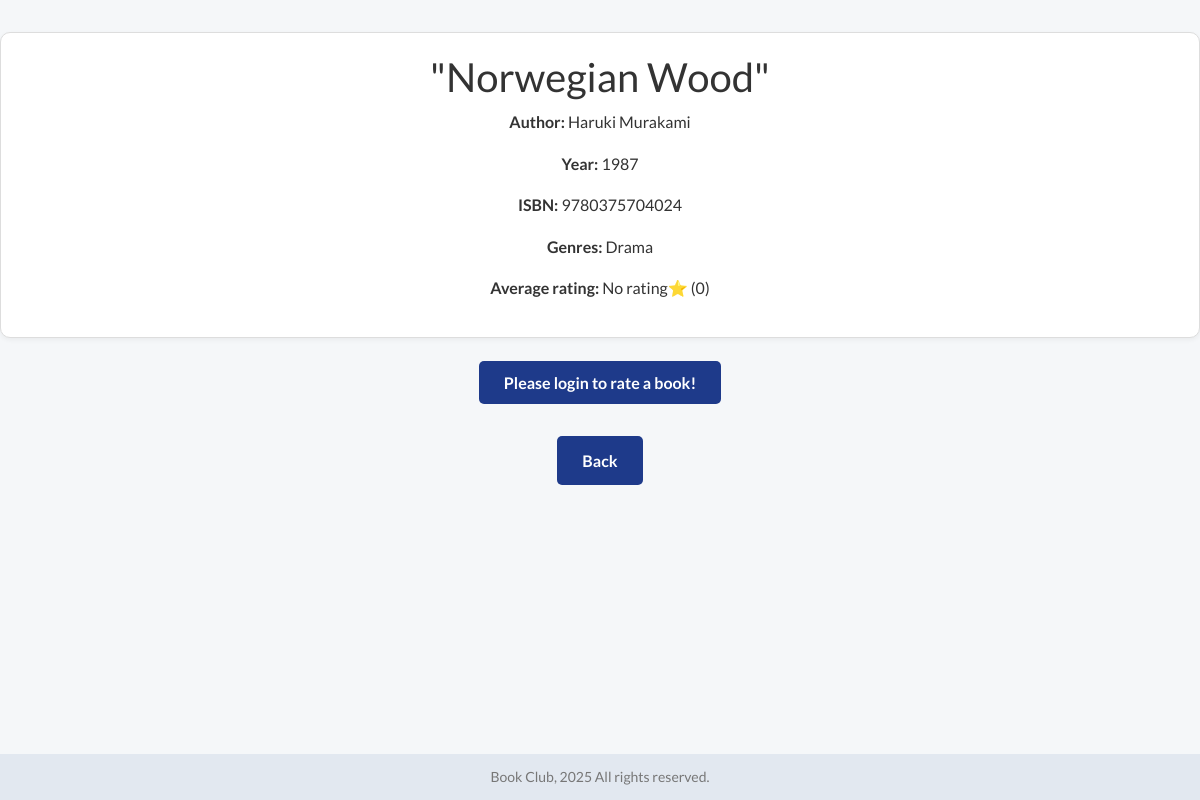
/book/4, run on the app's committed database.
### bookcatalogue/models.py (models this page shows, shortened)
class Book(models.Model):
    title = models.CharField(max_length=100)
    year = models.IntegerField(null=True, blank=True)
    isbn = models.CharField(max_length=100, unique=True)
    author = models.ForeignKey(to=Author, on_delete=models.CASCADE, related_name='books')
    genres = models.ManyToManyField(to=Genre)

class Author(models.Model):
    first_name = models.CharField(max_length=100)
    last_name = models.CharField(max_length=100)
    country = models.CharField(max_length=100, null=True, blank=True)
    birt_year = models.IntegerField(null=True, blank=True)

class Genre(models.Model):
    name = models.CharField(max_length=100, unique=True)

### bookcatalogue/views.py (the view, shortened to what this page needs)
# urls.py: path('book/<int:pk>', BookDetailView.as_view(template_name='book-detail.html'), name='book_detail')
class BookDetailView(DetailView):
    model = Book
    template_name = 'book-detail.html'
    context_object_name = 'book'
    def get_object(self, queryset=None):
        return Book.objects.annotate(avg_rating=Avg('ratings__stars')).get(pk=self.kwargs['pk'])
    def get_context_data(self, **kwargs):
        context = super().get_context_data(**kwargs)
        book = self.object
        context['average_rating'] = round(book.avg_rating, 2) if book.avg_rating is not None else "No rating"
        context['rating_count'] = book.ratings.count()
        if self.request.user.is_authenticated:
            context['form'] = RatingForm()
        return context

### bookcatalogue/templates/book-detail.html
{% extends 'base.html' %}
{% block 'content' %}
<div class="box-about">
  <h1>"{{ book.title }}"</h1>
  <p><strong>Author:</strong> {{ book.author.first_name }} {{ book.author.last_name }}</p>
  <p><strong>Year:</strong> {{ book.year }}</p>
  <p><strong>ISBN:</strong> {{ book.isbn }}</p>
  <p><strong>Genres:</strong>
    {% for genre in book.genres.all %}
        {{ genre.name }}{% if not forloop.last %}, {% endif %}
    {% endfor %}
  </p>
  <p><strong>Average rating:</strong> {{ average_rating }}⭐ ({{ rating_count }})</p>
</div>
<div class="rating-container">
    {% if user.is_authenticated %}
        <form method="POST">
            {% csrf_token %}
            <select name="stars">
              <option value="">Rate:</option>
              <option value="1">1</option>
              <option value="2">2</option>
              <option value="3">3</option>
              <option value="4">4</option>
              <option value="5">5</option>
            </select>
            <button type="submit">Submit</button>
        </form>
    {% else %}
        <p><a class="auth-btn" href="{% url 'login' %}">Please login to rate a book!</a></a></p>
    {% endif %}
    <a href="{% url 'catalogue' %}" class="auth-btn back-btn">Back</a>
</div>
{% endblock %}

### bookcatalogue/static/css/styles.css (style rules this page uses)
* { margin: 0; padding: 0; box-sizing: border-box; }
body { background-color: #f5f7f9; padding-bottom: 50px; font-family: 'Lato', sans-serif; color: #333; line-height: 1.6; }
a { text-decoration: none; padding: 8px 16px; border-radius: 4px; margin: 4px; color: #1a1a1a; transition: background-color 0.3s, color 0.3s; }
button, .auth-btn, .logout-btn, .filter-form button { border: none; padding: 12px 25px; color: #fff; font-weight: 600; border-radius: 5px; background: #1e3a8a; transition: background 0.3s, transform 0.2s ease; cursor: pointer; }
.back-btn { display: inline-block; margin-top: 20px; }
.pagination-container, .rating-container, .rating-container p { margin-bottom: 20px; text-align: center; }
.box-about { display: flex; flex-direction: column; width: 1200px; margin: 2em auto; align-items: center; border: 1px solid #ddd; border-radius: 10px; background-color: #ffffff; padding: 20px; box-shadow: 0 2px 5px rgba(0,0,0,0.05); }

### data on the page
Book: title "Norwegian Wood", author.first_name "Haruki", author.last_name "Murakami", year "1987", isbn "9780375704024"
Genre: name "Drama"

### other printed values
{{ average_rating }} "No rating"
{{ rating_count }} "0"
